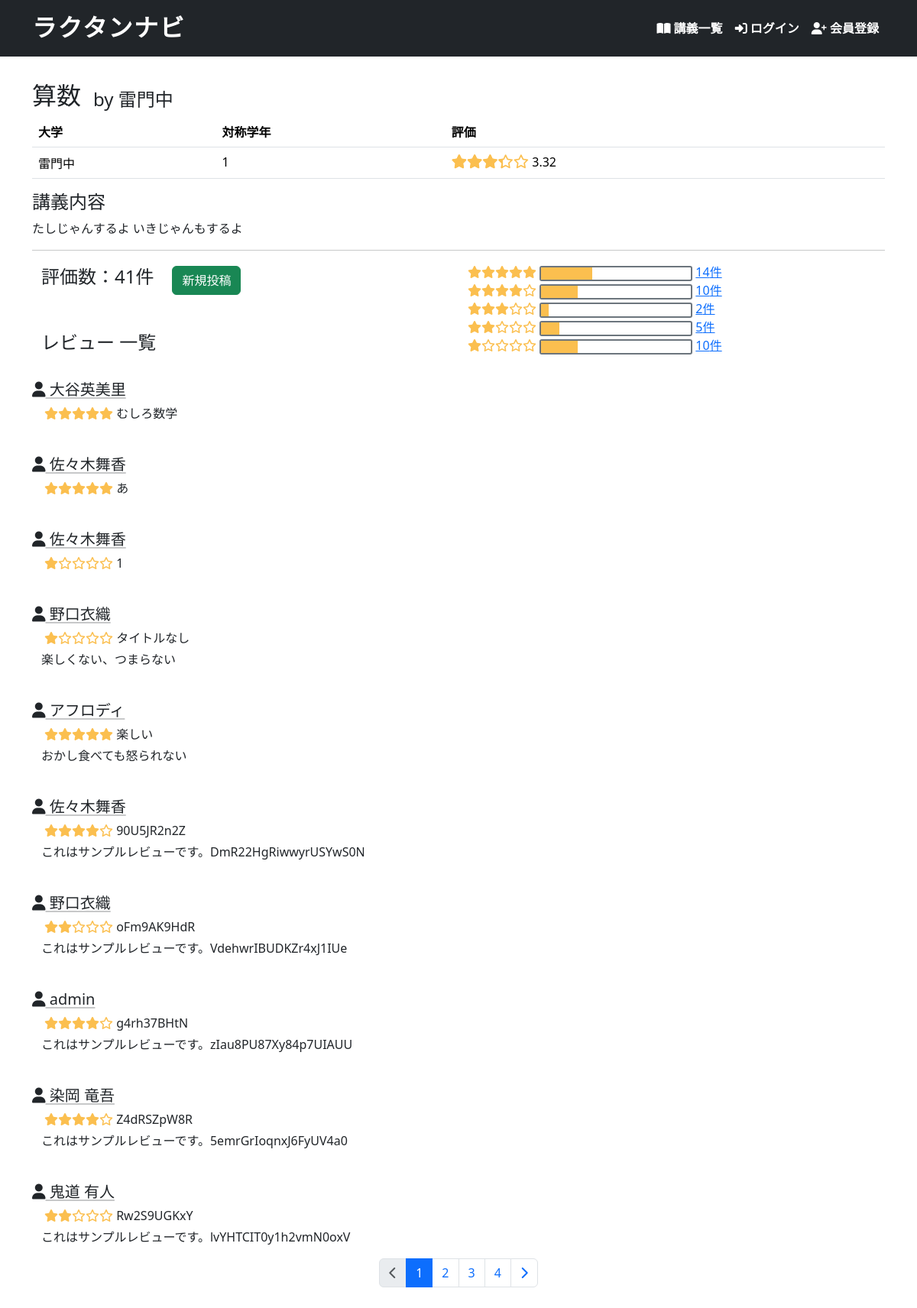
Page /lectures/1/ on the committed database.
### helloworld/models.py (models this page shows, shortened)
class Lecture(models.Model):
    name = models.CharField(max_length=128)
    body = models.TextField(null=True, blank=True)
    university = models.CharField(max_length=128, null=True, blank=True)
    school_year = models.IntegerField(null=True, blank=True)
    average_score = models.FloatField(null=True, blank=True)
    reviews_count = models.IntegerField(default=0, blank=True)

class Review(models.Model):
    title = models.CharField(max_length=128, null=True, blank=True)
    comment = models.TextField(null=True, blank=True)
    score = models.IntegerField(validators=[MinValueValidator(1), MaxValueValidator(5)])
    lecture = models.ForeignKey(Lecture, on_delete=models.CASCADE)
    user = models.ForeignKey(settings.AUTH_USER_MODEL, on_delete=models.CASCADE)

class User(AbstractUser):
    university = models.CharField(max_length=128, null=True, blank=True)
    school_year = models.PositiveIntegerField(null=True, blank=True)
    is_manager = models.BooleanField(default=False)

### helloworld/views.py (the view)
# urls.py: path('lectures/<int:lecture_id>/', views.lecture_show, name='lectures_show'),
def lecture_show(request, lecture_id):
    lecture = get_object_or_404(Lecture, pk=lecture_id)
    q_score = request.GET.get('q_score')
    search_score = int(q_score) if q_score is not None else ""
    if search_score:
        reviews = lecture.review_set.filter(score=search_score)
    else:
        reviews = lecture.review_set.all()
    score1_count = lecture.review_set.filter(score=1).count()
    score2_count = lecture.review_set.filter(score=2).count()
    score3_count = lecture.review_set.filter(score=3).count()
    score4_count = lecture.review_set.filter(score=4).count()
    score5_count = lecture.review_set.filter(score=5).count()
    score_counts = {
        5: score5_count,
        4: score4_count,
        3: score3_count,
        2: score2_count,
        1: score1_count,
    }
    is_favorite = lecture.favorite_set.filter(user=request.user).exists() if request.user.is_authenticated else False
    valid_reviews_list = []
    for review in reviews:
        if review.title or review.comment:
            valid_reviews_list.append(review)
    paginator = Paginator(valid_reviews_list, 10)
    page_number = request.GET.get('page')
    valid_reviews = paginator.get_page(page_number)
    context = {
        'lecture': lecture,
        'reviews': reviews,
        'search_score': search_score,
        'score_counts': score_counts,
        'valid_reviews': valid_reviews,
        'is_favorite': is_favorite,
    }
    return render(request, 'snippets/lectures/show.html', context)

### helloworld/templatetags/review_probability.py (called while the page is built)
@register.filter
def review_percent(value, count):
    try:
        return round((float(value) / count) * 100, 2)
    except (ZeroDivisionError, ValueError, TypeError):
        return 0

### helloworld/templatetags/star_filters.py (called while the page is built)
@register.filter
def rating_to_percent(value):
    try:
        return float(value) / 5 * 100
    except (ValueError, TypeError):
        return 0

### helloworld/templates/snippets/lectures/show.html (shortened to what this page needs)
{% extends 'base.html' %}
{% load static %}
{% block main %}
<div class="row flex-column flex-md-row">
  <div class="col col-md-8 col-xl-6 d-flex align-items-end">
    <h2>{{ lecture.name }}</h2>
    {% if lecture.university %}
    <h4 class="ms-3 d-none d-md-block">by {{ lecture.university }}</h4>
    {% endif %}
  </div>
  <div class="col col-md-4 col-xl-6">
  </div>
</div>
<table class="table">
  <thead>
    <tr>
      <th>大学</th>
      <th>対称学年</th>
      <th>評価</th>
    </tr>
  </thead>
  <tbody>
    <tr>
      <td>{{ lecture.university }}</td>
      <td>{{ lecture.school_year }}</td>
      <td>
        {% load star_filters %}
        <div class="star-rating">
          <div class="star-rating-fill" style="width: {{ lecture.average_score|rating_to_percent }}%;"></div>
        </div>
        {{ lecture.average_score }}
      </td>
    </tr>
  </tbody>
</table>
<h4>講義内容</h4>
<p>{{ lecture.body }}</p>
<hr>
<div class="row flex-column flex-md-row">
  <div class="col order-2 order-md-1 mt-3 mt-md-1">
    <div class="container">
      <div class="row mb-3 mb-md-5">
        <div class="col-auto">
          {% if search_score %}
            <h4>評価数：{{ reviews.count }}件</h4>
          {% else %}
            <h4>評価数：{{ lecture.reviews_count }}件</h4>
          {% endif %}
        </div>
        <div class="col-auto"><a href="{% url 'reviews_new' lecture.id %}" class="btn btn-success">新規投稿</a></div>
      </div>
      <div class="row">
        {% if search_score %}
          <h4>レビューの絞り込み（評価 ：{% include 'lectures/_star.html' with score=search_score %}）</h4>
        {% else %}
          <h4>レビュー 一覧</h4>
        {% endif %}
      </div>
    </div>
  </div>
  <div class="col order-1 order-md-2">
    {% for key, value in score_counts.items %}
      {% include 'lectures/_star.html' with score=key %}
      {% load review_probability %}
      <div class="review-meter">
        <div class="review-meter-fill" style="width: {{ value|review_percent:lecture.reviews_count }}%;"></div>
      </div>
      <a href="?q_score={{ key }}">{{ value }}件</a>
      <br>
    {% endfor %}
  </div>
</div>
{% if valid_reviews %}
{% for review in valid_reviews %}
<div class="row flex-column flex-md-row mt-4">
  <div class="col">
    <a href="#" class="review-username fs-5 link-dark link-offset-1 link-underline-opacity-25 link-underline-opacity-100-hover" data-user-id="{{ review.user.id }}">
      <i class="fa-solid fa-user"></i>
      {{ review.user.username }}
    </a>
    <div class="container">
      <p class="m-1">
        {% include 'lectures/_star.html' with score=review.score %}
        {{ review.title|default:"タイトルなし" }}
      </p>
      <p>{{ review.comment }}</p>
    </div>
  </div>
  <div class="col mt-5">
  </div>
</div>
{% endfor %}
{% include '_pagination.html' with list=valid_reviews %}
{% else %}
<p>まだコメントはありません。</p>
{% endif %}
{% load static %}
{% endblock %}

### helloworld/templates/snippets/lectures/_star.html
<span class="star">
  {% if score == 1 %}
    <i class="fa-solid   fa-star"></i><i class="fa-regular fa-star"></i><i class="fa-regular fa-star"></i><i class="fa-regular fa-star"></i><i class="fa-regular fa-star"></i>
  {% elif score == 2 %}
    <i class="fa-solid   fa-star"></i><i class="fa-solid   fa-star"></i><i class="fa-regular fa-star"></i><i class="fa-regular fa-star"></i><i class="fa-regular fa-star"></i>
  {% elif score == 3 %}
    <i class="fa-solid   fa-star"></i><i class="fa-solid   fa-star"></i><i class="fa-solid   fa-star"></i><i class="fa-regular fa-star"></i><i class="fa-regular fa-star"></i>
  {% elif score == 4 %}
    <i class="fa-solid   fa-star"></i><i class="fa-solid   fa-star"></i><i class="fa-solid   fa-star"></i><i class="fa-solid   fa-star"></i><i class="fa-regular fa-star"></i>
  {% elif score == 5 %}
    <i class="fa-solid   fa-star"></i><i class="fa-solid   fa-star"></i><i class="fa-solid   fa-star"></i><i class="fa-solid   fa-star"></i><i class="fa-solid   fa-star"></i>
  {% else %}
    <i class="fa-regular fa-star"></i><i class="fa-regular fa-star"></i><i class="fa-regular fa-star"></i><i class="fa-regular fa-star"></i><i class="fa-regular fa-star"></i>
  {% endif %}
</span>

### helloworld/static/snippets/css/style.css (style rules this page uses)
.star { color: #fbbf4f; }
.star-rating { position: relative; display: inline-block; font-size: 18px; }
.star-rating::before { content: '\f005\f005\f005\f005\f005'; font-family: 'Font Awesome 5 Free'; font-weight: 400; color: #fbbf4f; }
.star-rating-fill { position: absolute; top: 0; left: 0; overflow: hidden; white-space: nowrap; color: #fbbf4f; }
.star-rating-fill::before { content: '\f005\f005\f005\f005\f005'; font-family: 'Font Awesome 5 Free'; font-weight: 900; }
.review-meter { width: 200px; height: 20px; border: 2px solid #6c757d; border-radius: 3px; overflow: hidden; display: inline-block; vertical-align: middle; }
.review-meter-fill { height: 100%; background-color: #fbbf4f; }

### rows in the picture
Lecture: name "算数", university "雷門中", school_year "1", average_score "3.32", body "たしじゃんするよ いきじゃんもするよ", reviews_count "41"
Review: user.username "大谷英美里", title "むしろ数学"
Review: user.username "佐々木舞香", title "あ"
Review: user.username "佐々木舞香", title "1"
Review: user.username "野口衣織", title "タイトルなし", comment "楽しくない、つまらない"
Review: user.username "アフロディ", title "楽しい", comment "おかし食べても怒られない"
Review: user.username "佐々木舞香", title "90U5JR2n2Z", comment "これはサンプルレビューです。DmR22HgRiwwyrUSYwS0N"
Review: user.username "野口衣織", title "oFm9AK9HdR", comment "これはサンプルレビューです。VdehwrIBUDKZr4xJ1IUe"
Review: user.username "admin", title "g4rh37BHtN", comment "これはサンプルレビューです。zIau8PU87Xy84p7UIAUU"
Review: user.username "染岡 竜吾", title "Z4dRSZpW8R", comment "これはサンプルレビューです。5emrGrIoqnxJ6FyUV4a0"
Review: user.username "鬼道 有人", title "Rw2S9UGKxY", comment "これはサンプルレビューです。lvYHTCIT0y1h2vmN0oxV"

### other values in the picture
{{ value }} "14" "10" "2" "5" "10"
{{ num }} "1"
{{ num }} "2" "3" "4"
